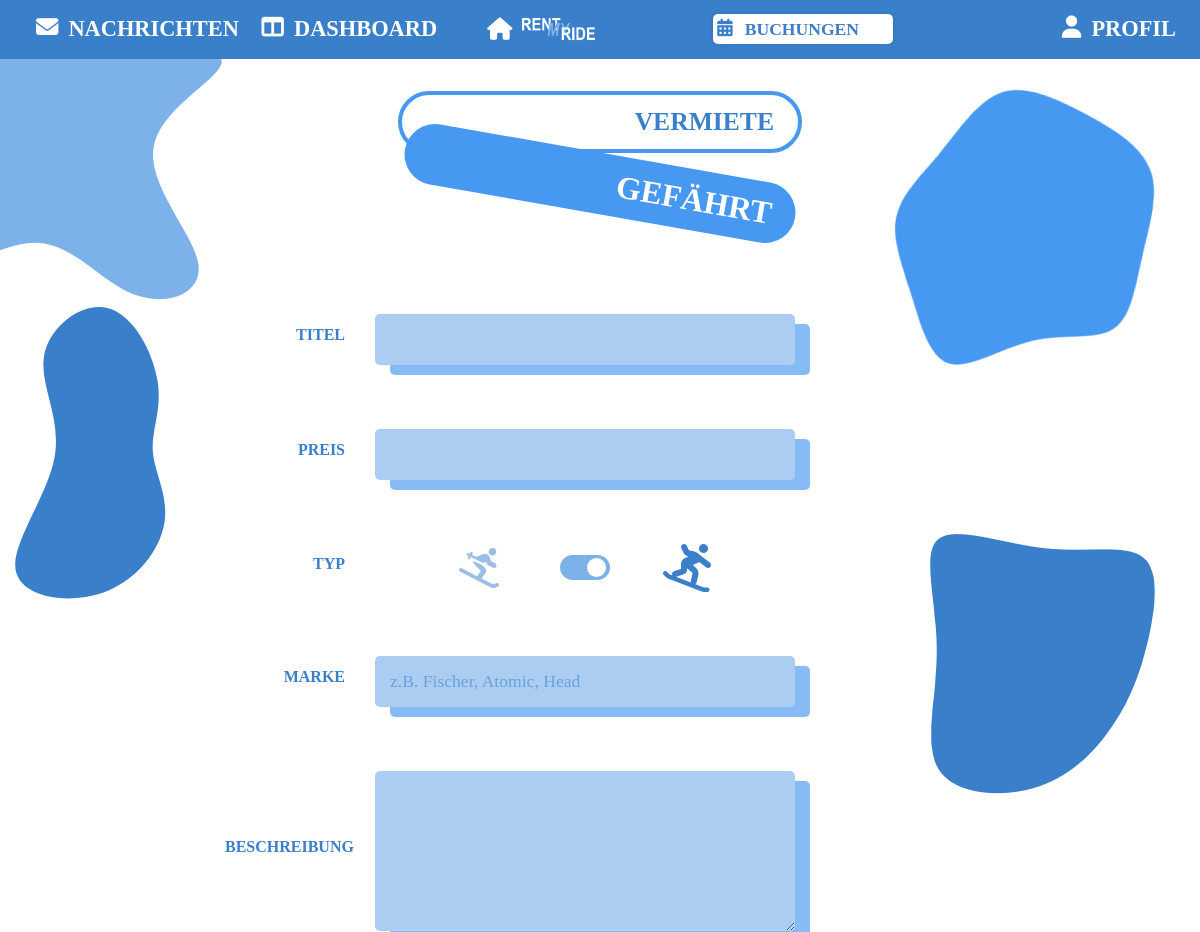
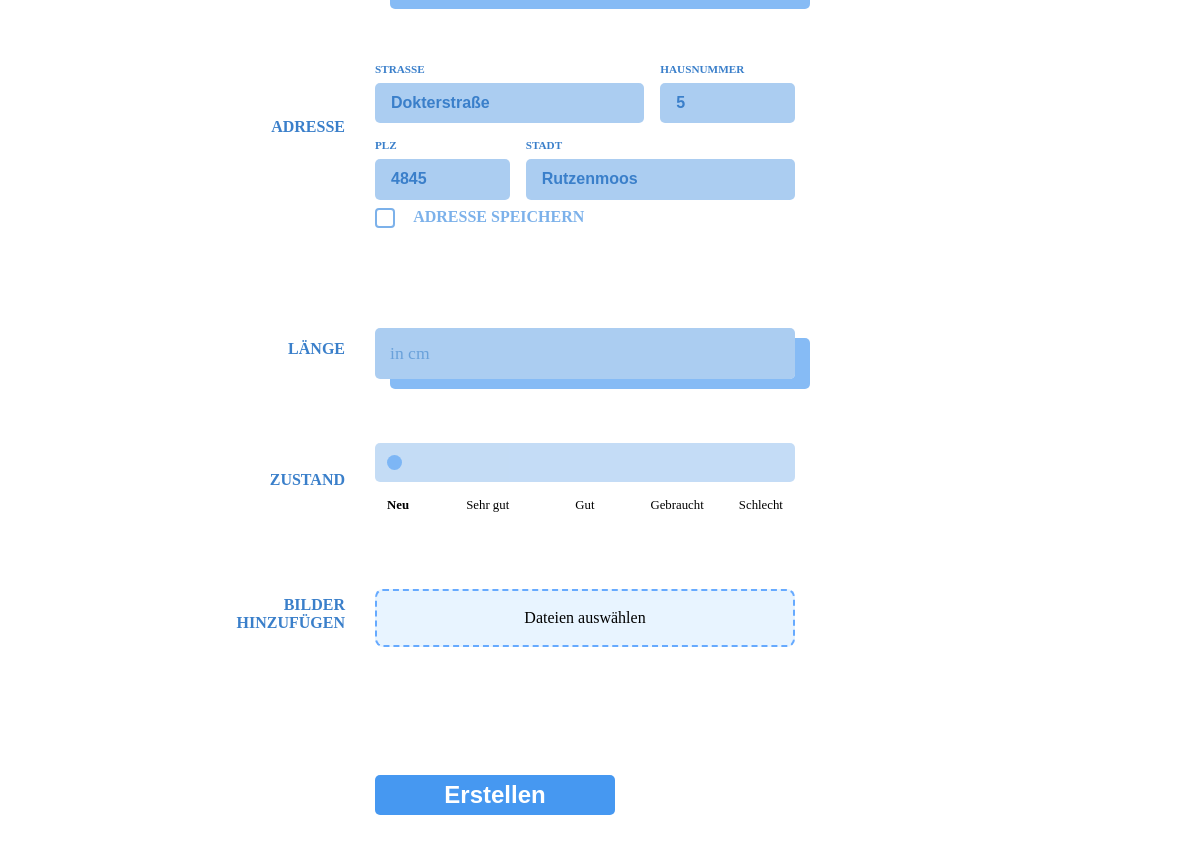
/project/pages/addSave.php (signed in), run on the app's committed database (2 pictures, top to bottom).
### tables this page shows
CREATE TABLE `user` (
  `id` int NOT NULL,
  `name` varchar(50) NOT NULL,
  `email` varchar(100) NOT NULL,
  `passwort` varchar(100) NOT NULL,
  `rating` int NOT NULL,
  `bio` varchar(1500) NOT NULL,
  `street` varchar(80) NOT NULL,
  `house_number` int NOT NULL,
  `postal_code` int NOT NULL,
  `town` varchar(100) NOT NULL
);

### project/pages/addSave.php (the view, shortened to what this page needs)
<?php
    require '../sql/mysql.php';
    function getStateIndex($state) {
        $states = ['neu', 'sehr gut', 'gut', 'gebraucht', 'schlecht'];
        return array_search(strtolower($state), $states) !== false ? array_search(strtolower($state), $states) : 0;
    }
    $listingData = null;
    $isEditMode = false;
    if (isset($_GET['id']) && is_numeric($_GET['id'])) {
        $listing_id = (int) $_GET['id'];
        $stmt = $conn->prepare("SELECT * FROM listings WHERE id = ? AND user_id = (SELECT id FROM user WHERE email = ?)");
        $stmt->bind_param("is", $listing_id, $_SESSION['email']);
        $stmt->execute();
        $result = $stmt->get_result();
        $listingData = $result->fetch_assoc();
        $stmt->close();
        if ($listingData) {
            $isEditMode = true;
        }
    }
    else {
        $stmt = $conn->prepare("SELECT * FROM user WHERE email = ?");
        $stmt->bind_param("s", $_SESSION['email']);
        $stmt->execute();
        $result = $stmt->get_result();
        $userData = $result->fetch_assoc();
        $listingData = $userData;
    }
?>
<!DOCTYPE html>
<html lang="en">
<head>
    <link rel="stylesheet" href="https://cdnjs.cloudflare.com/ajax/libs/font-awesome/6.5.0/css/all.min.css">
</head>
<body>
    <div id="background">
    </div>
    <?php require '../generalPhp/navigation.php' ?>
    <div id="headline">
        <div id="vermiete">Vermiete</div>
        <div id="gefahrt">Gef&auml;hrt</div>
    </div>
    <form class="gridVertical" id="uploadForm"action=".././sql/submit_form.php" method="post" enctype="multipart/form-data">
        <div class="box">
            <p class="inputLabel">Titel</p>
            <input type="text" id="title" name="title" required value="<?= htmlspecialchars($listingData['title'] ?? '') ?>">
        </div>
        <div class="box">
            <p class="inputLabel">Preis</p>
            <input type="number" id="price" name="price" required value="<?= htmlspecialchars($listingData['price'] ?? '') ?>">
        </div>
        <div class="box">
            <p class="inputLabel">Typ</p>
            <div id="typGrid">
                <i class="fa-solid fa-person-skiing" id="ski"></i>
                <label class="toggle-switch">
                    <span class="slider"></span>
                </label>
                <i class="fa-solid fa-person-snowboarding" id="snowboard"></i>
            </div>
        </div>
        <div class="box">
            <p class="inputLabel">Marke</p>
            <input type="text" id="brand" name="brand" required placeholder="z.B. Fischer, Atomic, Head" value="<?= htmlspecialchars($listingData['brand'] ?? '') ?>">
        </div>
        <div class="box">
            <p class="inputLabel">Beschreibung</p>
            <textarea id="description" name="description" rows="5" required><?= htmlspecialchars($listingData['description'] ?? '') ?></textarea>
        </div>
        <div class="box">
            <p class="inputLabel">Adresse</p>
            <div id="gridAddress">
                <div id="gridStreet">
                    <div id="streetLabel"><p>Straße</p>
                        <input type="text" id="street" name="street" required placeholder="z.B. Musterstraße" value="<?= htmlspecialchars($listingData['street'] ?? '') ?>">
                    </div>
                    <div id="housenumberLabel"><p>Hausnummer</p>
                        <input type="number" id="housenumber" name="housenumber" required placeholder="z.B. 1a" value="<?= htmlspecialchars($listingData['house_number'] ?? '') ?>">
                    </div>
                </div>
                <div id="gridCity">
                    <div id="plzLabel"><p>PLZ</p>
                        <input type="number" id="postalcode" name="postalcode" required placeholder="z.B. 12345" value="<?= htmlspecialchars($listingData['postal_code'] ?? '') ?>" onkeyup="getTownFromPLZ(this.value)">
                    </div>
                    <div id="cityLabel"><p>Stadt</p>
                        <input type="text" id="city" name="city" required placeholder="z.B. Musterstadt" value="<?= htmlspecialchars($listingData['town'] ?? '') ?>" onkeyup="getPLZFromTown(this.value)">
                    </div>
                </div>
            </div>
        </div>
        <div class="box">
            <div id="gridSaveAddress">
                    <input type="checkbox" id="saveAddress" name="saveAddress" value="1">
                    <div id="saveAddressLabel">Adresse speichern</div>
                </div>
        </div>
        <div class="box">
            <p class="inputLabel">Länge</p>
            <input type="number" id="length" name="length" required placeholder="in cm" value="<?= htmlspecialchars($listingData['length'] ?? '') ?>">
        </div>
        <div class="box">
            <p class="inputLabel">Zustand<span id="stateLabel"></span></p>
            <div>
            <input
                type="range"
                id="stateRange"
                min="0"
                max="4"
                step="1"
                value="<?= getStateIndex($listingData['state'] ?? 'neu') ?>"
            >
            <div class="stateLabels">
                <span id="neu">Neu</span>
                <span id="sehrgut">Sehr gut</span>
                <span id="gut">Gut</span>
                <span id="gebraucht">Gebraucht</span>
                <span id="schlecht">Schlecht</span>
            </div>
            </div>
        </div>
        <div class="box" id="loadImage">
            <p class="inputLabel">Bilder hinzufügen</p>
            <div id="dropzone">
                <label for="fileInput" class="clickable">Dateien auswählen</label>
            </div>
        </div>
        <div class="box">
            <button type="submit" id="submitButton"><?= $isEditMode ? 'Speichern' : 'Erstellen' ?></button>
        </div>
    </form>
</body>
</html>

### project/css/generalSettings.css (style rules this page uses)
:root { --primary-color: #3A7FCA; --secondary-color: #7CB1EA; --tertiary-color: #FFF; --quaternary-color: #4698F1; --quinary-color: #000; --senary-color: #000; --septenary-color: #000; --octonary-color: #000; --nonary-color: #000; --denary-color: #000; --primary-font: 'InterX', sans-serif; --secondary-font: 'InterX', sans-serif; --tertiary-font: 'InterX', sans-serif; --quaternary-font: 'InterX', sans-serif; --quinary-font: 'InterX', sans-serif; --senary-font: 'InterX', sans-serif; --septenary-font: 'InterX', sans-serif; --octonary-font: 'InterX', sans-serif; --nonary-font: 'InterX', sans-serif; --denary-font: 'InterX', sans-serif; }
* { margin: 0; padding: 0; user-select: none; }
body { overflow-x: hidden; font-family: InterX; }
.clickable { pointer-events: auto; cursor: pointer; opacity: 1; }

### data on the page
user: street "Dokterstraße", housenumber "5", postalcode "4845", city "Rutzenmoos"
